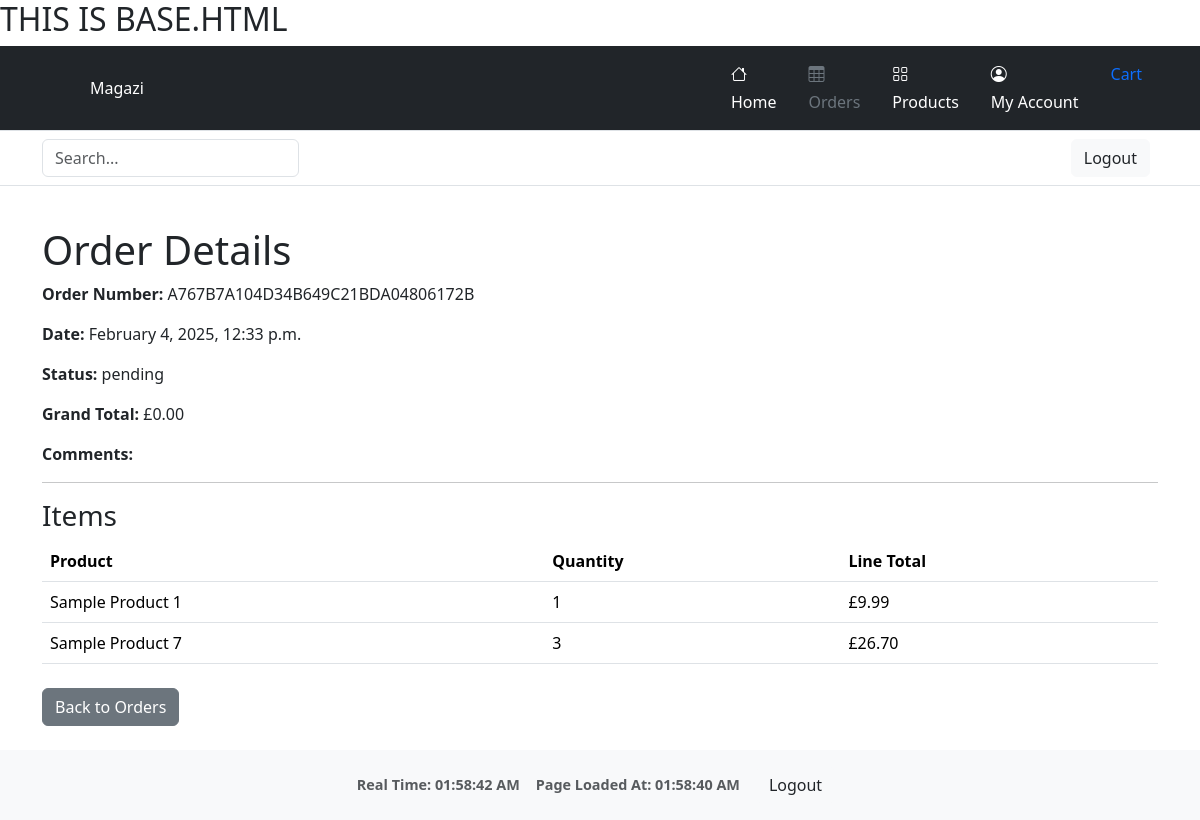
Page /orders/detail/A767B7A104D34B649C21BDA04806172B/ (signed in) on the earlier database version.
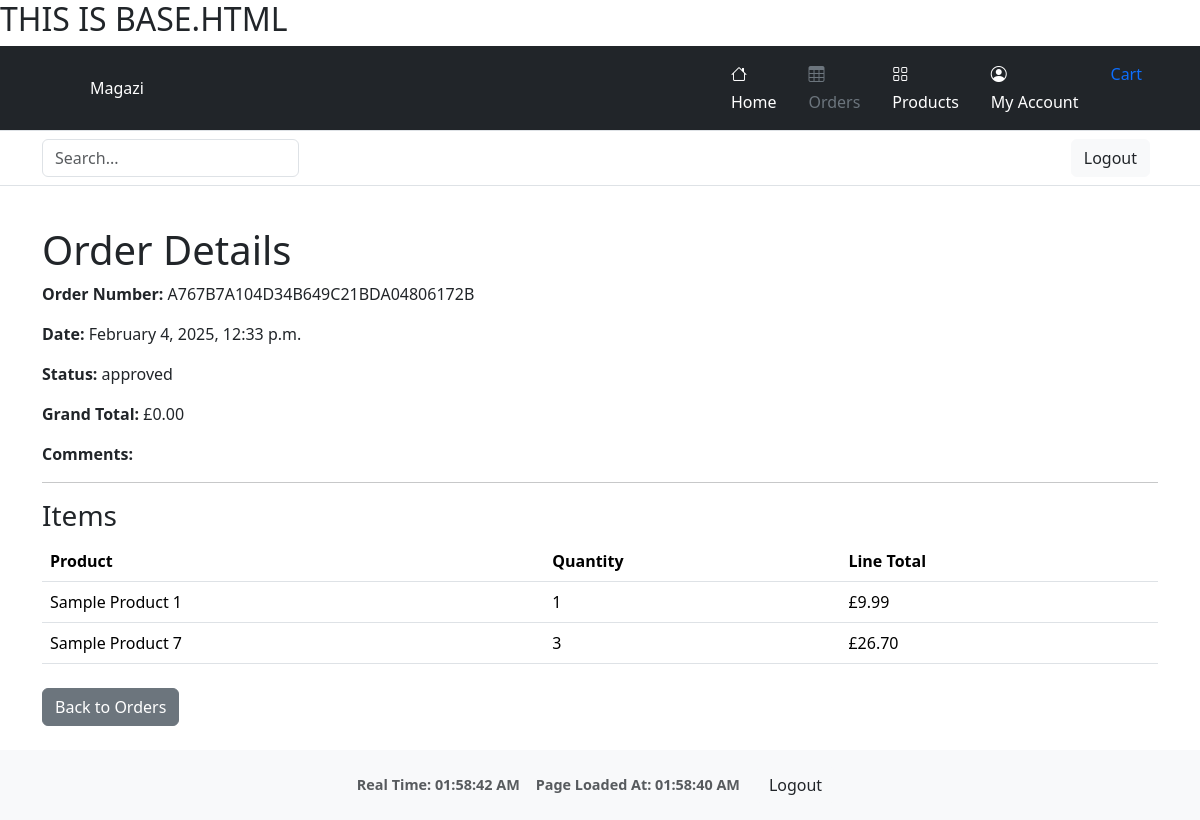
Same page on the later database version.
### orders/models.py (models this page shows, shortened)
class Order(models.Model):
    order_number = models.CharField(max_length=32, null=False, editable=False)
    user = models.ForeignKey(settings.AUTH_USER_MODEL, on_delete=models.SET_NULL, null=True, blank=True)
    full_name = models.CharField(max_length=50, null=False, blank=False)
    email = models.EmailField(max_length=254, null=False, blank=False)
    phone_number = models.CharField(max_length=20, null=False, blank=False)
    country = CountryField(blank_label='Country *', null=False, blank=False)
    postcode = models.CharField(max_length=20, null=True, blank=True)
    town_or_city = models.CharField(max_length=40, null=False, blank=False)
    street_address1 = models.CharField(max_length=80, null=False, blank=False)
    street_address2 = models.CharField(max_length=80, null=True, blank=True)
    county = models.CharField(max_length=80, null=True, blank=True)
    date = models.DateTimeField(auto_now_add=True)
    delivery_cost = models.DecimalField(max_digits=6, decimal_places=2, null=False, default=0)
    order_total = models.DecimalField(max_digits=10, decimal_places=2, null=False, default=0)
    grand_total = models.DecimalField(max_digits=10, decimal_places=2, null=False, default=0)
    stripe_pid = models.CharField(max_length=254, null=False, blank=False, default='')
    status = models.CharField(max_length=20, default='pending')  # e.g. pending, delivered, canceled
    comments = models.TextField(blank=True)

### orders/views.py (the view)
# urls.py: path('detail/<str:order_number>/', views.order_detail, name='order_detail'),
@login_required
def order_detail(request, order_number):
    if request.user.is_staff or request.user.groups.filter(name="seller").exists():
        order = get_object_or_404(Order, order_number=order_number)
    else:
        order = get_object_or_404(Order, order_number=order_number, user=request.user)
    return render(request, 'orders/order_detail.html', {'order': order})

### cart/context.py (called while the page is built, shortened)
def cart_summary(request):
    cart = request.session.get('cart', {})
    cart_items = []
    total = 0
    return {'cart_total': total, 'cart_items': cart_items}

### orders/templatetags/group_filters.py (called while the page is built)
@register.filter(name='in_group')
def in_group(user, group_name):
    return user.groups.filter(name=group_name).exists()

### orders/templates/orders/order_detail.html
{% extends "base.html" %}
{% block content %}
<div class="container my-4">
    <h1>Order Details</h1>
    <p><strong>Order Number:</strong> {{ order.order_number }}</p>
    <p><strong>Date:</strong> {{ order.date|date:"F j, Y, g:i a" }}</p>
    <p><strong>Status:</strong> {{ order.status }}</p>
    <p><strong>Grand Total:</strong> £{{ order.grand_total }}</p>
    <p><strong>Comments:</strong> {{ order.comments }}</p>
    <hr>
    <h3>Items</h3>
    <table class="table">
        <thead>
            <tr>
                <th>Product</th>
                <th>Quantity</th>
                <th>Line Total</th>
            </tr>
        </thead>
        <tbody>
            {% for item in order.lineitems.all %}
            <tr>
                <td>{{ item.product.name }}</td>
                <td>{{ item.quantity }}</td>
                <td>£{{ item.lineitem_total }}</td>
            </tr>
            {% endfor %}
        </tbody>
    </table>
    <div class="mt-4">
        <a href="{% url 'orders:my_orders' %}" class="btn btn-secondary">Back to Orders</a>
    </div>
</div>
{% endblock %}

Differences in the rows shown:
changed Order "A767B7A104D34B649C21BDA04806172B": status "pending" → "approved"
